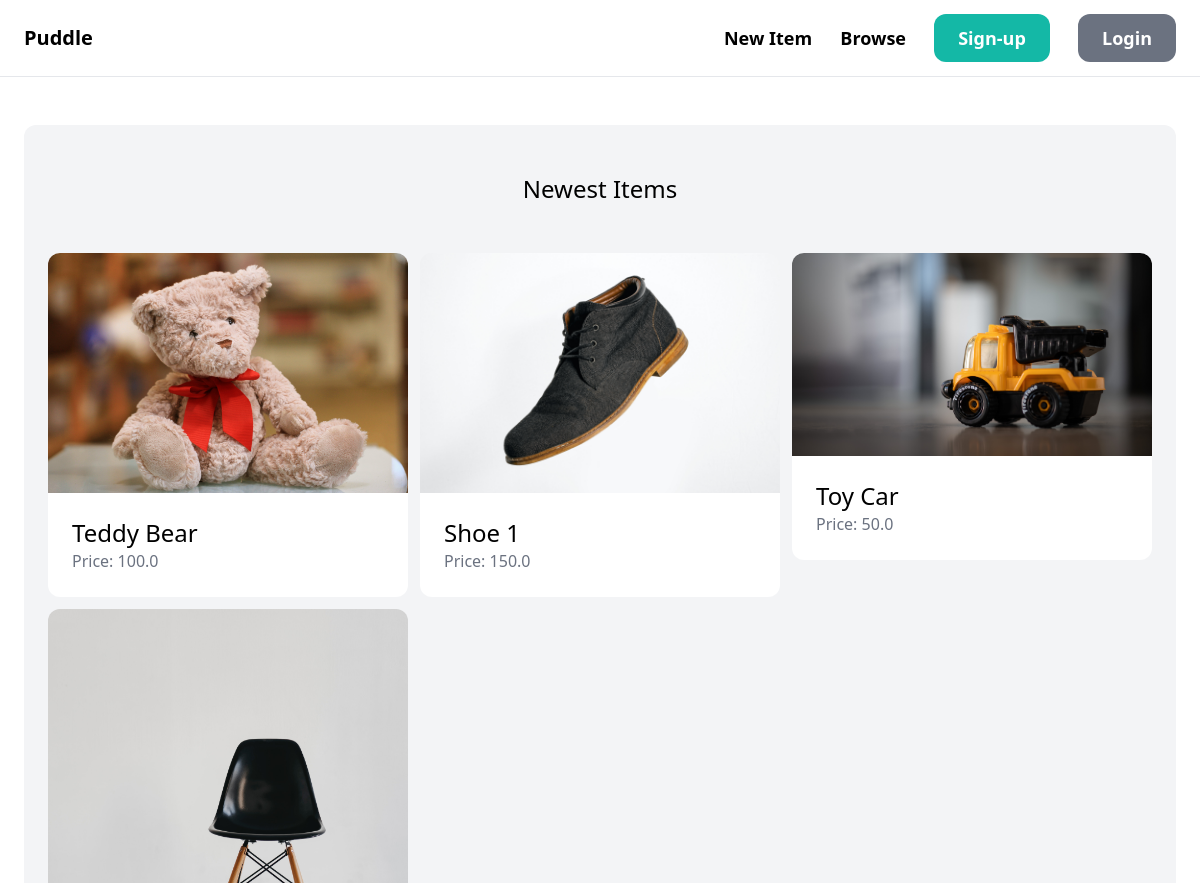
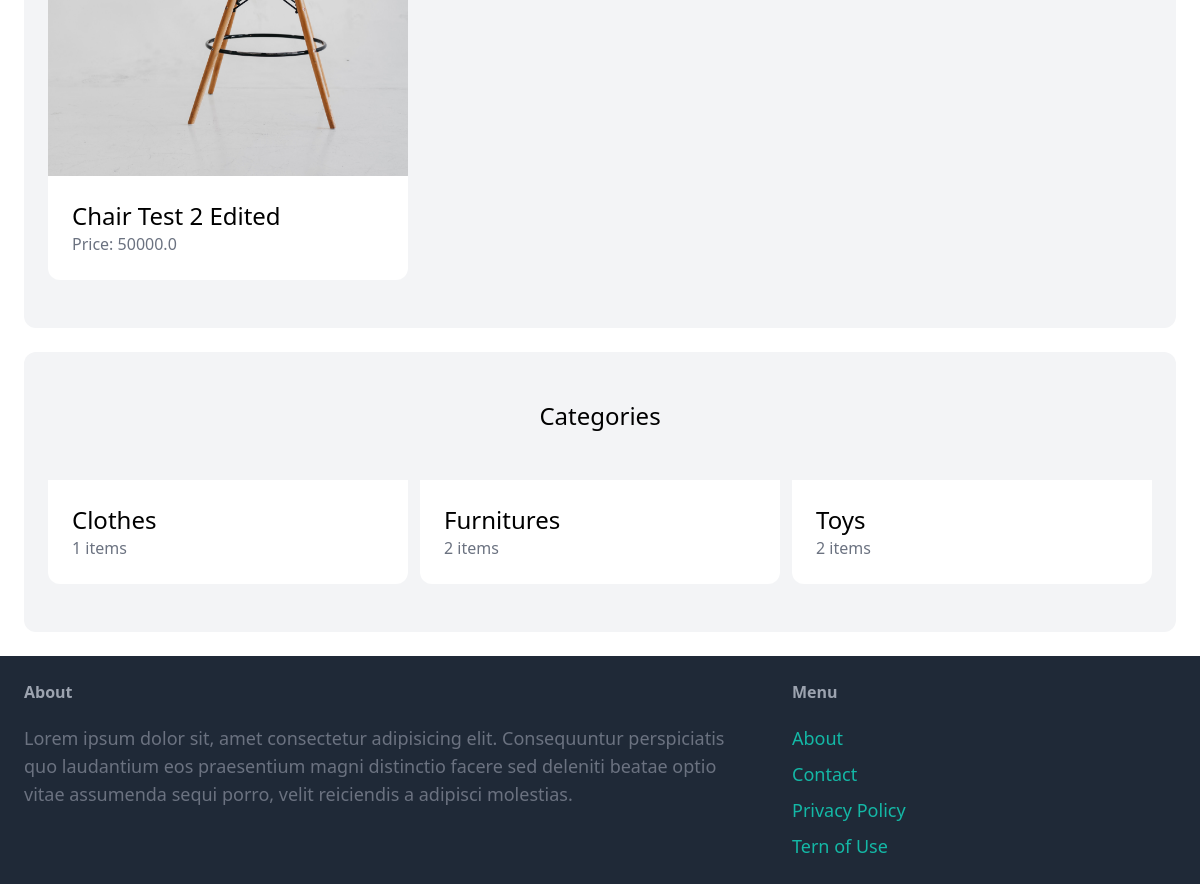
The page / on the database its author committed (2 pictures, top to bottom).
### item/models.py (models this page shows, shortened)
class Item(models.Model):
    category = models.ForeignKey(Category, related_name='items', on_delete=models.CASCADE)
    name = models.CharField(max_length=255)
    description = models.TextField(blank=True, null=True)
    price = models.FloatField()
    image = models.ImageField(upload_to='item_images', blank=True, null=True)
    is_sold = models.BooleanField(default=False)
    created_by = models.ForeignKey(User, related_name='items', on_delete=models.CASCADE)
    created_at = models.DateTimeField(auto_now_add=True)

class Category(models.Model):
    name = models.CharField(max_length=255)
    class Meta:
        ordering = ('name',)
        verbose_name_plural = 'Categories'

### core/views.py (the view)
# urls.py: path('', views.index, name="index"),
def index(request):
    items = Item.objects.filter(is_sold=False)[0:6]
    categories = Category.objects.all()
    return render(request, 'core/index.html',{
        'categories' : categories,
        'items' : items
    })

### core/templates/core/index.html (shortened to what this page needs)
{% extends 'core/base.html' %}
{% block content %}
    <div class="mt-6 px-6 py-12 bg-gray-100 rounded-xl">
        <h2 class="mb-12 text-2xl text-center">Newest Items</h2>
        <div class="grid grid-cols-3 gap-3">
            {% for item in items %}
                <div>
                    <a href="{% url 'item:detail' item.id %}">
                        <div>
                            <img src="{{ item.image.url }}" class="rounded-t-xl" alt="Item Image">
                        </div>
                        <div class="p-6 bg-white rounded-b-xl">
                            <h2 class="text-2xl">{{ item.name }}</h2>
                            <p class="text-gray-500">Price: {{ item.price }} </p>
                        </div>
                    </a>
                </div>
            {% endfor %}
        </div>
    </div>
    <div class="mt-6 px-6 py-12 bg-gray-100 rounded-xl">
        <h2 class="mb-12 text-2xl text-center">Categories</h2>
        <div class="grid grid-cols-3 gap-3">
            {% for category in categories %}
                <div>
                    <a href="#">
                        <div class="p-6 bg-white rounded-b-xl">
                            <h2 class="text-2xl">{{ category.name }}</h2>
                            <p class="text-gray-500">{{ category.items.count}} items</p>
                        </div>
                    </a>
                </div>
            {% endfor %}
        </div>
    </div>
{% endblock %}

### core/templates/core/base.html (shortened to what this page needs)
<!DOCTYPE html>
<html lang="en">
<head>
    <script src="https://cdn.tailwindcss.com"></script>
</head>
<body>
    <nav class="py-6 px-6 flex justify-between items-center border-b border-gray-200">
        <a href="/" class="text-xl font-semibold">Puddle</a>
        <div class="space-x-6">
            <a href="{% url 'item:new' %}" class="text-lg font-semibold hover:text-gray-500">New Item</a>
            <a href="{% url 'item:items' %}" class="text-lg font-semibold hover:text-gray-500">Browse</a>
            {% if request.user.is_authenticated %}
                <a href="{% url 'conversation:inbox' %}" class="px-6 py-3 text-lg font-semibold bg-teal-500 text-white rounded-xl hover:bg-teal-700">Inbox</a>
                <a href="{% url 'dashboard:index' %}" class="px-6 py-3 text-lg font-semibold bg-gray-500 text-white rounded-xl hover:bg-gray-700">Dashboard</a>
                <a href="{% url 'dashboard:logout' %}" class="px-6 py-3 text-lg font-semibold bg-red-500 text-white rounded-xl hover:bg-red-700">Logout</a>
            {% else %}
                <a href="{% url 'core:signup' %}" class="px-6 py-3 text-lg font-semibold bg-teal-500 text-white rounded-xl hover:bg-teal-700">Sign-up</a>
                <a href="{% url 'core:login' %}" class="px-6 py-3 text-lg font-semibold bg-gray-500 text-white rounded-xl hover:bg-gray-700">Login</a>
            {% endif %}
        </div>
    </nav>
    <div class="px-6 py-6">
        {% block content %}
        {% endblock %}
    </div>
    <footer class="py-6 px-6 flex justify-between bg-gray-800">
        <div class="w-2/3 pr-10">
            <h3 class="mb-5 font-semibold text-gray-400">About</h3>
            <p class="text-lg text-gray-500">Lorem ipsum dolor sit, amet consectetur adipisicing elit. Consequuntur perspiciatis quo laudantium eos praesentium magni distinctio facere sed deleniti beatae optio vitae assumenda sequi porro, velit reiciendis a adipisci molestias.</p>
        </div>
        <div class="w-1/3">
            <h3 class="mb-5 font-semibold text-gray-400">Menu</h3>
            <ul class="space-y-2">
                <li><a href="" class="text-lg text-teal-500 hover:text-teal-700">About</a></li>
                <li><a href="{% url 'core:contact' %}" class="text-lg text-teal-500 hover:text-teal-700">Contact</a></li>
                <li><a href="" class="text-lg text-teal-500 hover:text-teal-700">Privacy Policy</a></li>
                <li><a href="" class="text-lg text-teal-500 hover:text-teal-700">Tern of Use</a></li>
            </ul>
        </div>
    </footer>
</body>
</html>

### rows shown on the page
Item: image (picture), name "Teddy Bear", price "100.0"
Item: image (picture), name "Shoe 1", price "150.0"
Item: image (picture), name "Toy Car", price "50.0"
Item: image (picture), name "Chair Test 2 Edited", price "50000.0"
Category: name "Clothes", items.count "1"
Category: name "Furnitures", items.count "2"
Category: name "Toys", items.count "2"
